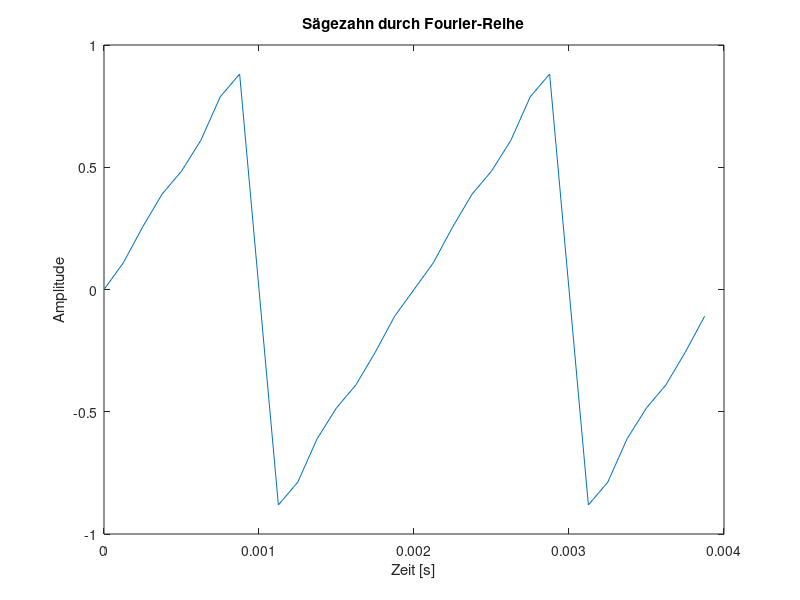

MATLAB code for this plot:
function sawtooth_wave(fs, f0, n)
 % Erstellen von Sägezahnwelle durch Fourier-Reihe
 % fs: Abtastrate, f0: Grundfrequenz, n: Anzahl Harmonischen
 if ~exist('fs','var'), fs=8000; end % default-Wert für fs
 if ~exist('f0','var'), f0=500; end % default-Wert für f0
 if ~exist('n','var'), n=20; end  % default-Wert für n
 t= 0:1/fs:1-1/fs;
 y= zeros(size(t));
 
 % Addieren der ersten n Harmonischen
 for k = 1:n
 y = y + ((-1)^(k+1) / k) * sin(2*pi*k*f0*t);
 end
 
 y = y * (2/pi); 
pn= ceil(2*fs/f0);      
plot(t(1:pn), y(1:pn));
 xlabel('Zeit [s]'); ylabel('Amplitude');
 title('Sägezahn durch Fourier-Reihe');
 end